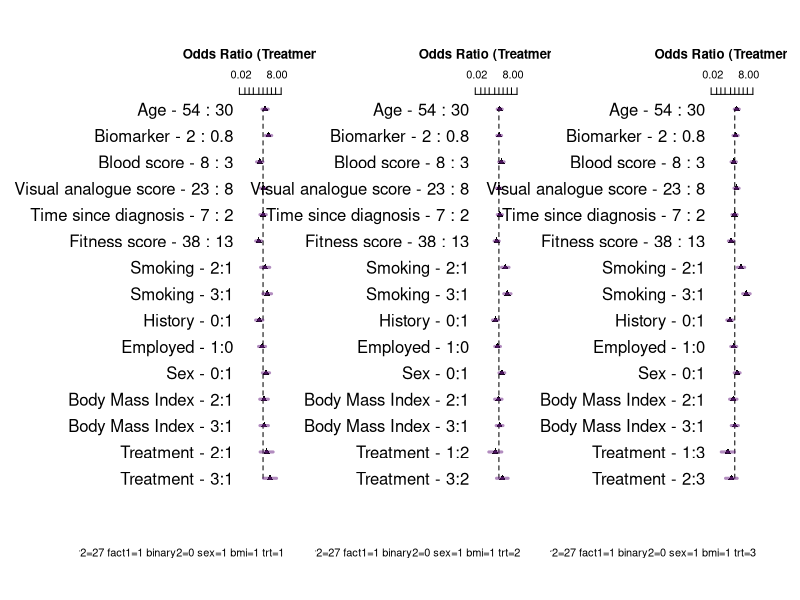
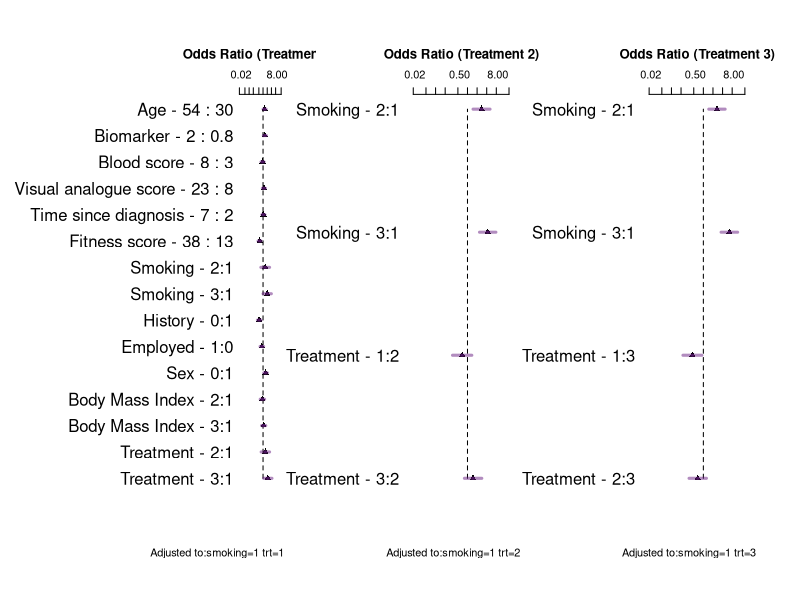
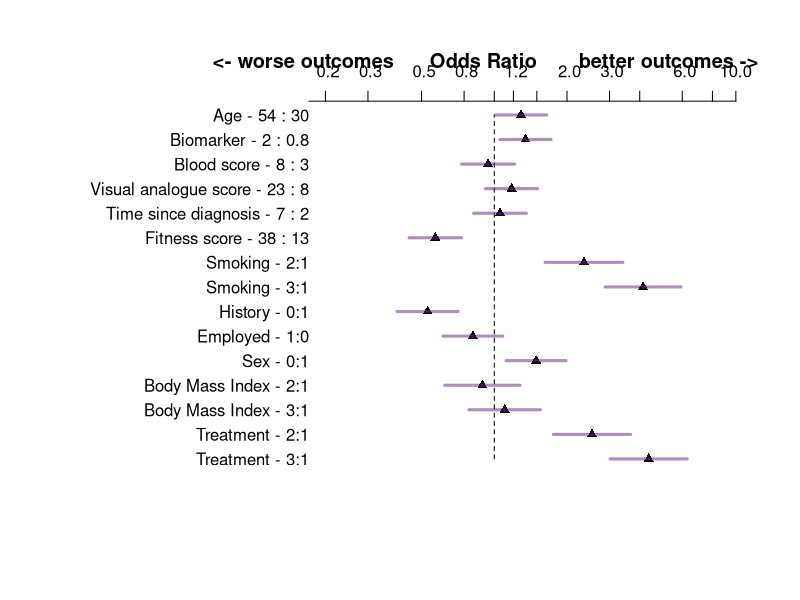
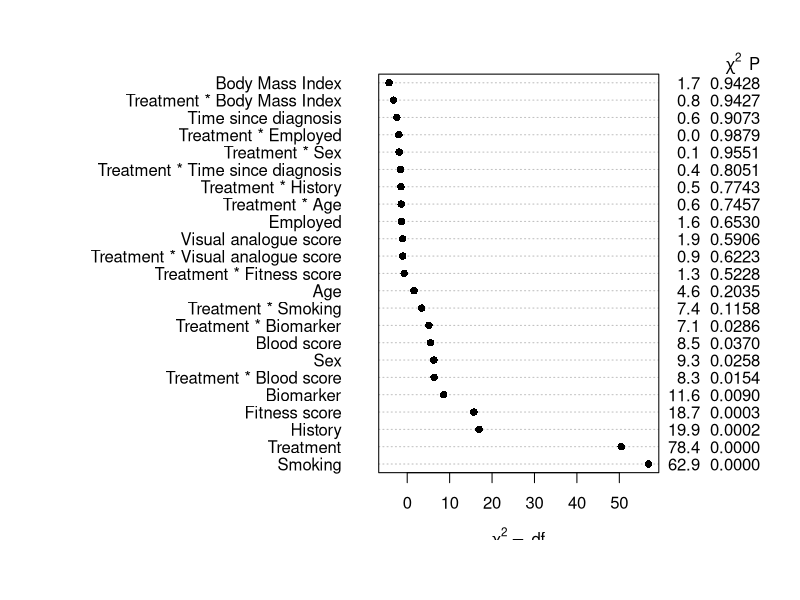
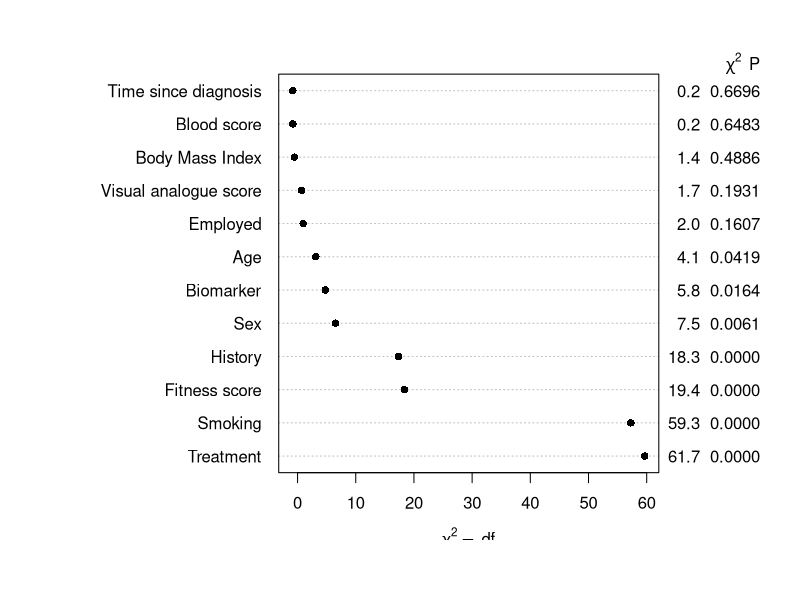

These figures' R source, in order:
#~~~~~~~~~~~~~~~~~~~~~~~~~~~~~~~~~~~~~~~~~~~~~~~~~~~~~~~~~~~~~~~~~~~~~~~~~~~~~~~~~~~~~~~
# R code stripped from R shiny 12April2020.
# Investigating differential trt effects (logistic regression)
#~~~~~~~~~~~~~~~~~~~~~~~~~~~~~~~~~~~~~~~~~~~~~~~~~~~~~~~~~~~~~~~~~~~~~~~~~~~~~~~~~~~~~~~
rm(list=ls())   
set.seed(3333)          # reproducible
 
library(reshape)
library(rms)
 
options(max.print=1000000)    
options(scipen=999)

## convenience functions
p0 <- function(x) {formatC(x, format="f", digits=1)}
p1 <- function(x) {formatC(x, format="f", digits=1)}
p2 <- function(x) {formatC(x, format="f", digits=2)}
p3 <- function(x) {formatC(x, format="f", digits=3)}
p4 <- function(x) {formatC(x, format="f", digits=4)}
p5 <- function(x) {formatC(x, format="f", digits=5)}

logit <-     function(p) log(1/(1/p-1))
expit <-     function(x) 1/(1/exp(x) + 1)
inv_logit <- function(logit) exp(logit) / (1 + exp(logit))
is.even <-   function(x){ x %% 2 == 0 }                       # function to id. odd maybe useful
options(width=200)

 # select the design to simulate
 #Design = "Treatment interacts with all variables" 
 Design = "Treatment interacts with smoking only" 
 #Design = "No-interaction logit-additive model"
                                  
 # coefficients on log odds scale
 
                                  intercept <- -3
                                  n=1000
                                  v1 = 1
                                  v2 = 1/(65-18)
                                  v3 = 0.4
                                  v4 = 0
                                  v5 = 1/3
                                  v6 = -.5/10
                                  v7 = 0.25/30
                                  v8 = -.1/10
                                  v9 = -1/50
                                  v10 = log(2)
                                  v11 = -log(1)
                                  v12 = log(0.5)
                 
  #~~~~~~~~~~~~~~~~~~~~~~~~~~~~~~~~~~~~~~~~~~~~~~~~~~~~~~~~~~~~~~~~~~~~~~~~~~~~~~~~~
    # for Rshiny needed this separate so could control this
    randomi <- runif(n)    # this determine Y=1 later, 
  #~~~~~~~~~~~~~~~~~~~~~~~~~~~~~~~~~~~~~~~~~~~~~~~~~~~~~~~~~~~~~~~~~~~~~~~~~~~~~~~~~
 
    trt.coef       <-  v1     # log odds ratio so 1 -> 2.718, so 1 is LARGE
    age.coef       <-  v2     # log odds of 1 over the age range
    smoke.coef     <-  v3     # this is odds of 1.5
    bmi.coef       <-  v4     # this is an odds of 1..50:50
    covar3.coef    <-  v5     # log odds 1 over range of 3
    covar1.coef    <-  v6     # log odds -.05 per unit change
    vas.coef       <-  v7     # log odds .008 per unit change. log odds .25 over 30 units odds 1.27
    time.coef      <-  v8     # log odds -.01 per year, log odds -.1 over 10 years or odds .90
    covar2.coef    <-  v9     # log odds 0.02 per unit, log odds 1 over 50 units or odds 2.7
    fact1.coef     <-  v10    # log odds 0.693 per change in binary, or odds of 2   
    binary2.coef   <-  v11    # log odds 0 per change in binary, or odds of 1  
    sex.coef       <-  v12    # log odds -0.693 per change in binary, or odds of .5  
    
    # made up data structure 
    trt      <- sample(1:3,   n, replace=TRUE)      # trt 3 levels
    age      <- sample(18:65, n, replace=TRUE)      # continuous
    bmi      <- sample(1:3,   n, replace=TRUE)      # assume 3 equal groups
    smoking  <- sample(1:3,   n, replace=TRUE)      # categorical assume 3 equal groups
    covar3   <- round(runif(n,0,3),2)
    covar1   <- round(runif(n,0,10),2)
    vas      <- sample(1:30, n, replace=TRUE)
    time     <- round(runif(n,0,10),2)              # years
    covar2   <- sample(1:50, n, replace=TRUE)
    fact1    <- sample(0:1,  n, replace=TRUE)
    binary2  <- sample(0:1,  n, replace=TRUE)
    sex      <- sample(0:1,  n, replace=TRUE)
    
    #~~~~~~~~~~~~~~~~~~~~~~~~~~~~~~~~~~~~~~~~~~~~~~~~~~~~~~~~~~~~~~~~~~~~~~~~~~~~~~~~~~~~~~~~~~~~~~~~~~~~~~~~~~~~~~~~~~~~~~~~~~~~linear predictor
    if ( ( Design) == "Treatment interacts with all variables" )  {
      
      lp = intercept + trt*trt.coef*(smoking*smoke.coef   +   age*age.coef  + bmi*bmi.coef   + covar3*covar3.coef +
                                       covar1*covar1.coef +   vas*vas.coef  + time*time.coef + covar2*covar2.coef +
                                       fact1*fact1.coef   +
                                       binary2*binary2.coef + sex*sex.coef) 
      
    }   else if ( ( Design ) == "Treatment interacts with smoking only" ) {    
      
      # truth  only smoking interacts  with trt
      lp = intercept + (trt*trt.coef*smoking*smoke.coef)   +   age*age.coef   + bmi*bmi.coef + covar3*covar3.coef +
                                       covar1*covar1.coef  + vas*vas.coef   + time*time.coef + covar2*covar2.coef + fact1*fact1.coef +
                                       binary2*binary2.coef + sex*sex.coef
      
    }   else if ( ( Design) == "No-interaction logit-additive model" ) {  
      
      # truth no interactions
      lp = intercept + trt*trt.coef + smoking*smoke.coef + age*age.coef  + bmi*bmi.coef  + covar3*covar3.coef  +
                                      covar1*covar1.coef + vas*vas.coef  + time*time.coef + covar2*covar2.coef + fact1*fact1.coef +
                                      binary2*binary2.coef + sex*sex.coef
    }
    
    y <- ifelse(randomi < plogis(lp), 1, 0)   # one liner  randomi object is necessary for R shiny only
    
    datx <- data.frame(cbind(y,  trt ,smoking,  age, covar3, covar1, vas, time, covar2, fact1, binary2, sex, bmi))
 
    #~~~~~~~~~~~~~~~~~~~~~~~~~~~~~~~~~~~~~~~~~~~~~~~~~~~~~~~~~~~~~~~~~~~~~~~~~~~~~~~
    da <-  datx 
    
    da$trt <-     factor(da$trt)
    da$smoking <- factor(da$smoking)
    da$fact1 <-   factor(da$fact1)
    da$binary2 <- factor(da$binary2)
    da$sex <-     factor(da$sex)
    da$bmi <-     factor(da$bmi)
    
    label(da$age)                <- 'Age'                       # labels for forest plots
    label(da$trt)                <- 'Treatment'
    label(da$bmi)                <- 'Body Mass Index'
    label(da$smoking)            <- 'Smoking'
    label(da$covar3)             <- 'Biomarker'
    label(da$covar1)             <- 'Blood score'
    label(da$vas)                <- 'Visual analogue score'
    label(da$time)               <- 'Time since diagnosis'
    label(da$covar2)             <- 'Fitness score'
    label(da$fact1)              <- "History"
    label(da$binary2)            <- "Employed"
    label(da$sex)                <- 'Sex'
    
    dd <<- datadist(da)
    options(datadist="dd")
    
    # RUN REGRESSONS
    A<-lrm(y~   trt * (smoking  + age  + bmi + covar3 + covar1 + vas + time + covar2 + fact1 + binary2 +sex),da)  # all interact with trt
    B<-lrm(y~  (trt *  smoking) + age  + bmi + covar3 + covar1 + vas + time + covar2 + fact1 + binary2 +sex, da)  # smoking * trt only
    C<-lrm(y~   trt +  smoking  + age +  bmi + covar3 + covar1 + vas + time + covar2 + fact1 + binary2 +sex, da)  # main effect
    
    #~~~~~~~~~~~~~~~~~~~~~~~~~~~~~~~~~~~~~~~~~~~~~~~~~~~~~~~~~~~~~~~~~~~~~~~~~~~~~~~~~~~~~~~~~~~~~~~~~~~~~~~~~~~~~
    # rel explained variation
    #~~~~~~~~~~~~~~~~~~~~~~~~~~~~~~~~~~~~~~~~~~~~~~~~~~~~~~~~~~~~~~~~~~~~~~~~~~~~~~~~~~~~~~~~~~~~~~~~~~~~~~~~~~~~~
    
    L1 <-   var(predict(B, type='fitted')) / 
            var(predict(A, type='fitted')) 
    
    L2 <-   var(predict(C, type='fitted')) / 
            var(predict(A, type='fitted')) 
    
    L3 <-   var(predict(C, type='fitted')) / 
            var(predict(B, type='fitted')) 
    
    L1
    L2  
    L3 
    
  #~~~~~~~~~~~~~~~~~~~~~~~~~~~~~~~~~~~~~~~~~~~~~~~~~~~~~~~~~~~~~~~~~~~~~~~~~~~~~~~~~~~~~~~~~~~~~~~~~~~~~~~~~~~~~
  # LRTESTS
  #~~~~~~~~~~~~~~~~~~~~~~~~~~~~~~~~~~~~~~~~~~~~~~~~~~~~~~~~~~~~~~~~~~~~~~~~~~~~~~~~~~~~~~~~~~~~~~~~~~~~~~~~~~~~~
    
    k1 <- contrast(A, list(smoking=c(2), trt=c(1:3)), list(smoking=c(1), trt=c(1:3)) , fun=exp) 
    z1 <- print(k1, X=TRUE)   
    
    lrtest( A, B)
    
    lrtest( A, C)
    
    lrtest( B, C)
    
  #~~~~~~~~~~~~~~~~~~~~~~~~~~~~~~~~~~~~~~~~~~~~~~~~~~~~~~~~~~~~~~~~~~~~~~~~~~~~~~~~~~~~~~~~~~~~~~~~~~~~~~~~~~~~~
   # FULL INTERACTION MODEL SUMMARY
  #~~~~~~~~~~~~~~~~~~~~~~~~~~~~~~~~~~~~~~~~~~~~~~~~~~~~~~~~~~~~~~~~~~~~~~~~~~~~~~~~~~~~~~~~~~~~~~~~~~~~~~~~
  
    (A1 <- summary(A, smoking=1, age, covar3, covar1, vas, time, covar2, fact1, binary2, sex, bmi=1, trt=1, est.all=FALSE, vnames=c( "labels")))
    
    (A2 <- summary(A, smoking=1, age, covar3, covar1, vas, time, covar2, fact1, binary2, sex, bmi=1, trt=2, est.all=FALSE, vnames=c( "labels")))
    
    (A3 <- summary(A, smoking=1, age, covar3, covar1, vas, time, covar2, fact1, binary2, sex, bmi=1, trt=3, est.all=FALSE, vnames=c( "labels")))
    
  #~~~~~~~~~~~~~~~~~~~~~~~~~~~~~~~~~~~~~~~~~~~~~~~~~~~~~~~~~~~~~~~~~~~~~~~~~~~~~~~~~~~~~~~~~~~~~~~~~~~~~~~~
  # SMOKING TRT INTERACTION MODEL SUMMARY
  #~~~~~~~~~~~~~~~~~~~~~~~~~~~~~~~~~~~~~~~~~~~~~~~~~~~~~~~~~~~~~~~~~~~~~~~~~~~~~~~~~~~~~~~~~~~~~~~~~~~~~~~~

    (A1 <- summary(B, smoking=1, age, covar3, covar1, vas, time, covar2, fact1, binary2, sex, bmi=1, trt=1, est.all=FALSE, vnames=c( "labels")))
    
    (A2 <- summary(B, smoking=1,   trt=2, est.all=FALSE, vnames=c( "labels")))
    
    (A3 <- summary(B, smoking=1,   trt=3, est.all=FALSE, vnames=c( "labels")))
    
  #~~~~~~~~~~~~~~~~~~~~~~~~~~~~~~~~~~~~~~~~~~~~~~~~~~~~~~~~~~~~~~~~~~~~~~~~~~~~~~~~~~~~~~~~~~~~~~~~~~~~~~~~
  # MAIN EFFECTS MODEL SUMMARY
  #~~~~~~~~~~~~~~~~~~~~~~~~~~~~~~~~~~~~~~~~~~~~~~~~~~~~~~~~~~~~~~~~~~~~~~~~~~~~~~~~~~~~~~~~~~~~~~~~~~~~~~~~
 
    (A1 <- summary(C, smoking=1, age, covar3, covar1, vas, time, covar2, fact1, binary2, sex, bmi=1, trt=1, est.all=FALSE, vnames=c( "labels")))
    
  #~~~~~~~~~~~~~~~~~~~~~~~~~~~~~~~~~~~~~~~~~~~~~~~~~~~~~~~~~~~~~~~~~~~~~~~~~~~~~~~~~~~~~~~~~~~~~~~~~~~~~~~~
  # Plotting the summaries in forest plots
  #~~~~~~~~~~~~~~~~~~~~~~~~~~~~~~~~~~~~~~~~~~~~~~~~~~~~~~~~~~~~~~~~~~~~~~~~~~~~~~~~~~~~~~~~~~~~~~~~~~~~~~~~
  
    par(mfrow=c(1,3)) 
    
    par(oma=c(3,6,1,1)) 
    
    options(digits=1)
    
    plot(summary(A, smoking=1, age, covar3, covar1, vas, time, covar2, fact1, binary2, sex, bmi=1, trt=1, est.all=FALSE, vnames=c( "labels")), 
         log=TRUE, xlim=c(log(.01),log(40)),
         q=c(  0.95 ), at=c(.02,0.05,.1,.2,.5,1,2,4,8,20), lwd=3, pch=17,
         col=   rgb(red=.4,green=.1,blue=.5,alpha=c(.5,.3,.2)),
         col.points='black', cex=1, main= "Odds Ratio (Treatment 1)", cex.main=1.8
    )
    
    plot(summary(A, smoking=1, age, covar3, covar1, vas, time, covar2, fact1, binary2, sex, bmi=1, trt=2, est.all=FALSE, vnames=c( "labels")), 
         log=TRUE, xlim=c(log(.01),log(40)),
         q=c(  0.95 ), at=c(.02,0.05,.1,.2,.5,1,2,4,8,20), lwd=3, pch=17,
         col=   rgb(red=.4,green=.1,blue=.5,alpha=c(.5,.3,.2)),
         col.points='black', cex=1, main= "Odds Ratio (Treatment 2)", cex.main=1.8
    )
    
    plot(summary(A, smoking=1, age, covar3, covar1, vas, time, covar2, fact1, binary2, sex, bmi=1, trt=3, est.all=FALSE, vnames=c( "labels")), 
         log=TRUE, xlim=c(log(.01),log(40)),
         q=c(  0.95 ), at=c(.02,0.05,.1,.2,.5,1,2,4,8,20), lwd=3, pch=17,
         col=   rgb(red=.4,green=.1,blue=.5,alpha=c(.5,.3,.2)),
         col.points='black', cex=1, main= "Odds Ratio (Treatment 3)", cex.main=1.8
    )
    
    par(mfrow=c(1,1))
    
  #~~~~~~~~~~~~~~~~~~~~~~~~~~~~~~~~~~~~~~~~~~~~~~~~~~~~~~~~~~~~~~~~~~~~~~~~~~~~~~~~~~~~~~~~~~~~~~~~~~~~~~~~
    
    Ax <- B
    
    par(mfrow=c(1,3))
    
    par(oma=c(3,6,1,1))
    
    options(digits=1)
    
    plot(summary(Ax, smoking=1, age, covar3, covar1, vas, time, covar2, fact1, binary2, sex, bmi=1, trt=1, est.all=FALSE, vnames=c( "labels")),
         log=TRUE, xlim=c(log(.01),log(40)),
         q=c(  0.95 ), at=c(.02,0.05,.1,.2,.5,1,2,4,8,20), lwd=3, pch=17,
         col=   rgb(red=.4,green=.1,blue=.5,alpha=c(.5,.3,.2)),
         col.points='black', cex=1, main= "Odds Ratio (Treatment 1)", cex.main=1.8
    )
    
    plot(summary(Ax, smoking=1,   trt=2, est.all=FALSE, vnames=c( "labels")),
         log=TRUE, xlim=c(log(.01),log(40)),
         q=c(  0.95 ), at=c(.02,0.05,.1,.2,.5,1,2,4,8,20), lwd=3, pch=17,
         col=   rgb(red=.4,green=.1,blue=.5,alpha=c(.5,.3,.2)),
         col.points='black', cex=1, main= "Odds Ratio (Treatment 2)", cex.main=1.8
    )
    
    plot(summary(Ax, smoking=1,   trt=3, est.all=FALSE, vnames=c( "labels")),
         log=TRUE, xlim=c(log(.01),log(40)),
         q=c(  0.95 ), at=c(.02,0.05,.1,.2,.5,1,2,4,8,20), lwd=3, pch=17,
         col=   rgb(red=.4,green=.1,blue=.5,alpha=c(.5,.3,.2)),
         col.points='black', cex=1, main= "Odds Ratio (Treatment 3)", cex.main=1.8
    )
    
    par(mfrow=c(1,1))
    
  #~~~~~~~~~~~~~~~~~~~~~~~~~~~~~~~~~~~~~~~~~~~~~~~~~~~~~~~~~~~~~~~~~~~~~~~~~~~~~~~~~~~~~~~~~~~~~~~~~~~~~~~~
  
    Ax <- C
    
    par(oma=c(3,4,1,1))
    
    options(digits=1)
    
    
    plot(summary(Ax, smoking=1, age, covar3, covar1, vas, time, covar2, fact1, binary2, sex, bmi=1, trt=1, est.all=FALSE, vnames=c( "labels")),
         log=TRUE, xlim=c(log(.2),log(10)),
         q=c( 0.95 ), at=c( .1,.2,.3,.5,.75,1, 1.2,1.5, 2,3,4,6,8,10), lwd=3, pch=17,
         col=   rgb(red=.4,green=.1,blue=.5,alpha=c(.5,.3,.2)),
         col.points='black', cex=1,  main=" <- worse outcomes      Odds Ratio       better outcomes ->                ", cex.main=1.8 
    )
    

  #~~~~~~~~~~~~~~~~~~~~~~~~~~~~~~~~~~~~~~~~~~~~~~~~~~~~~~~~~~~~~~~~~~~~~~~~~~~~~~~~~~~~~~~~~~~~~~~~~~~~~~~~~~~~~
  # EXPLORE SUMMARY AND CONTRAST EQUIVALENCE
  #~~~~~~~~~~~~~~~~~~~~~~~~~~~~~~~~~~~~~~~~~~~~~~~~~~~~~~~~~~~~~~~~~~~~~~~~~~~~~~~~~~~~~~~~~~~~~~~~~~~~~~~~
  # focus on smoking effects
    
  (k1 <- contrast(A, list(smoking=c(2), trt=c(1:3)), list(smoking=c(1), trt=c(1:3)) , fun=exp) )
    
  (A1 <- summary(A, smoking=1,  trt=1, est.all=FALSE, vnames=c( "labels")))
  (A2 <- summary(A, smoking=1,  trt=2, est.all=FALSE, vnames=c( "labels"))) 
  (A3 <- summary(A, smoking=1,  trt=3, est.all=FALSE, vnames=c( "labels"))) 
  
  (A1 <- summary(A, smoking=1, age, covar3, covar1, vas, time, covar2, fact1, binary2, sex, bmi=1, trt=1, est.all=FALSE, vnames=c( "labels")))
  (A2 <- summary(A, smoking=1, age, covar3, covar1, vas, time, covar2, fact1, binary2, sex, bmi=1, trt=2, est.all=FALSE, vnames=c( "labels")))
  (A3 <- summary(A, smoking=1, age, covar3, covar1, vas, time, covar2, fact1, binary2, sex, bmi=1, trt=3, est.all=FALSE, vnames=c( "labels")))
    
 ####
    # anova(A)
    # x<- lrtest(A,C)
    # print(x$stats[3], digits=6)
    # plot(anova(A))
    # 
   
    # do this if interaction! 
    # shows total effect and interaction only
    # for example if we interact with smoking in reality but report the trt x all interactions
    # we can see smoking is important overall and interacts
    # we can see another var is important overall but does not interact
    x <- anova(A, india=FALSE, vnames='labels' )
    print(x, which=c( 'subscripts' ))
    plot(x)
 
    
    # do this if no interaction
    x <- anova(C, india=FALSE, vnames='labels' )
    print(x, which=c( 'subscripts' ))
    plot(x)
 
    
    
    
    
    
    
